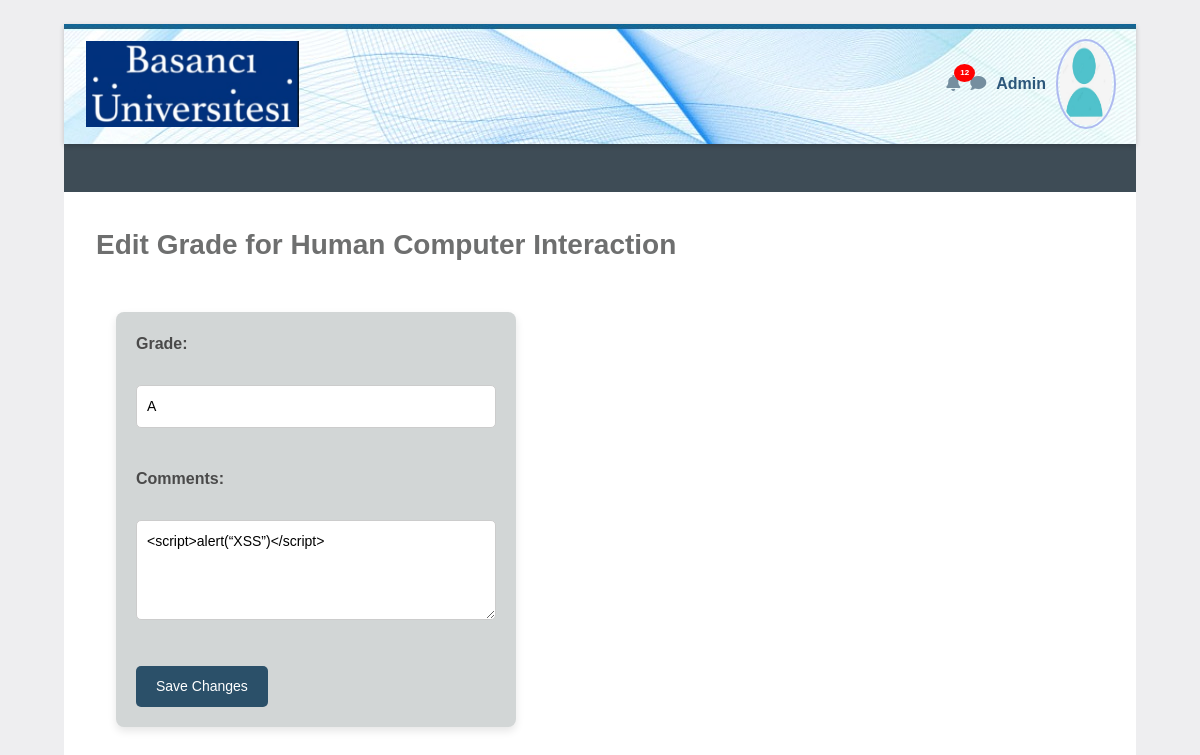
Screenshot of /admin/edit/1 (signed in) with the database file from the repository.
### tables this page shows
CREATE TABLE grades (
        id INTEGER PRIMARY KEY,
        student_id INTEGER NOT NULL,
        course TEXT NOT NULL,
        grade TEXT CHECK(grade IN ('A', 'B', 'C', 'D', 'F')),
        comments TEXT,
        FOREIGN KEY(student_id) REFERENCES users(id)
    );

### app/routes.py (the view, shortened to what this page needs)
@main.route('/admin/edit/<grade_id>', methods=['GET', 'POST'])
@login_required
@is_admin
def edit_grade(grade_id):
    try:
        grade_id = int(grade_id)
    except ValueError:
        abort(400)  #Bad Request
    conn = sqlite3.connect(DATABASE)
    c = conn.cursor()
    c.execute("SELECT course, grade, comments FROM grades WHERE id=?", (grade_id,))
    grade_data = c.fetchone()
    conn.close()
    if not grade_data:
        flash("Grade not found!", "danger")
        return redirect(url_for('main.admin_dashboard'))
    return render_template('edit_grade.html', grade_data=grade_data)

### app/routes.py (called while the page is built)
def login_required(f):
    @wraps(f)
    def decorated_function(*args, **kwargs):
        if not session.get('username'):
            abort(401)
        return f(*args, **kwargs)
    return decorated_function

def is_admin(f):
    @wraps(f)
    def decorated_function(*args, **kwargs):
        if session.get('role') != 'admin':
            abort(403)
        return f(*args, **kwargs)
    return decorated_function

### app/templates/edit_grade.html (shortened to what this page needs)
<!DOCTYPE html>
<html lang="en">
<head>
    <link rel="stylesheet" href="https://stackpath.bootstrapcdn.com/bootstrap/4.5.2/css/bootstrap.min.css">
    <link rel="stylesheet" href="https://cdnjs.cloudflare.com/ajax/libs/font-awesome/5.15.4/css/all.min.css">
</head>
<body>
    <div class="initialBox">
        <div class="navbar">
            <div>
                <img src="{{ url_for('static', filename='logo.png') }}" alt="Logo">
            </div>
            <div class="user-profile">
                <div class="notification">
                    <i class="fas fa-bell icn"></i>
                    <span class="notification-badge">12</span>
                </div>
                <div>
                    <i class="fas fa-comment icn"></i>
                </div>
                <div class="user-profile" onclick="toggleDropdown()">
                    <span class="user-name">Admin</span>
                    <img src="{{ url_for('static', filename='user.png') }}" alt="Profile" class="profile-img">
                </div>
            </div>
        </div>
        <div class="middle-bar">
        </div>
        <div class="wrapper">
            <div class="header">Edit Grade for {{ grade_data[0] }}</div>
            <form method="POST">
                <label for="grade">Grade:</label><br>
                <input type="text" id="grade" name="grade" value="{{ grade_data[1] }}" required><br><br>
                <label for="comments">Comments:</label><br>
                <textarea id="comments" name="comments" required>{{ grade_data[2] }}</textarea><br><br>
                <button type="submit">Save Changes</button>
            </form>
        </div>
</body>
</html>

### rows the page displays
grades: course "Human Computer Interaction", grade "A", comments "<script>alert(“XSS”)</script>"
